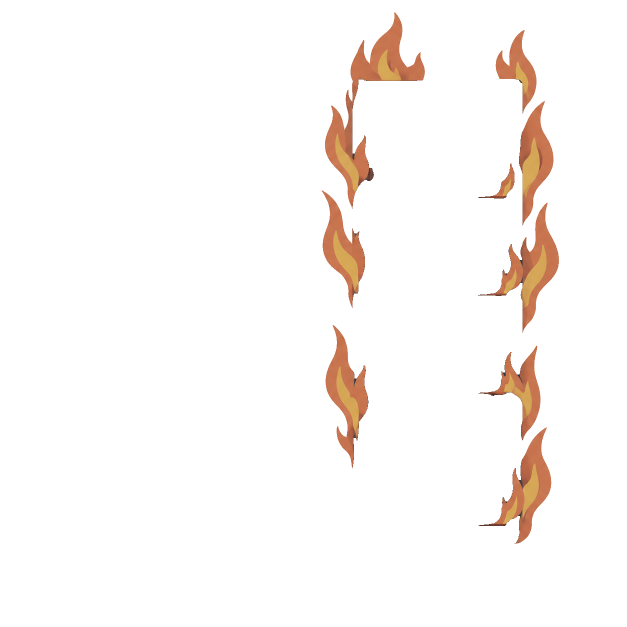
#> input picture briefs/strip-fire/approved/fire.png, 1254 x 1254 px (shown at 1/2 size)
$ python lift_fire.py ../briefs/strip-fire/approved/fire.png out.png
#> lines starting #> are read from the running program, lines starting #| are printed output that depends on the picture
#!/usr/bin/env python3
"""Lift the flames out of a burning scene, by colour.

The strip needs the fire as its own layer so it can flicker and then collapse
into the accent rule that carries into the project grid. Three finished panels
could only be cross-faded, and a cross-fade is not one thing becoming another.

Separating it is mechanical here, and that is not luck. Every colour in
docs/ILLUSTRATION_SPEC.md is cool and muted except the two warm ones used by
code on screens, and briefs/strip-scene/brief.md forbids a lit screen in this
scene for exactly this reason. So in this drawing, warm means fire. There is
nothing to judge and nothing to select by hand, which is the rule in CLAUDE.md
about never proposing manual work, arriving as a consequence rather than as
discipline.

What it does not do: invent. A flame the model drew as scattered specks stays
scattered, and the acceptance criteria in the brief exist to reject that drawing
rather than to repair it here.

    python3 scripts/lift_fire.py <burning.png> <fire.png>
"""

from __future__ import annotations

import argparse
import re
import sys
from pathlib import Path

import cv2
import numpy as np
from PIL import Image

ROOT = Path(__file__).resolve().parent.parent
SPEC = ROOT / "docs" / "ILLUSTRATION_SPEC.md"

# The two warm tokens. Named by what they are used for here rather than by their
# name in the spec, which calls them code colours.
WARM = ("CODE-B", "CODE-D")

# Upper hue bound for fire, in degrees. Yellow sits near 50; 70 keeps the pale
# centres and stops short of anything green.
WARM_HUE_MAX = 70


def spec_tokens() -> dict[str, tuple[int, int, int]]:
    """Every token in the spec, read at run time so the two cannot drift."""
    out: dict[str, tuple[int, int, int]] = {}
    for name, hexv in re.findall(r"\|\s*`([A-Z][A-Z0-9-]*)`\s*\|\s*`#([0-9A-Fa-f]{6})`",
                                 SPEC.read_text(encoding="utf-8")):
        out[name] = tuple(int(hexv[i:i + 2], 16) for i in (0, 2, 4))
    if not out:
        raise SystemExit(f"no colour tokens found in {SPEC}")
    return out


def lift(src: Path, min_area: int = 400) -> tuple[np.ndarray, dict]:
#> called with min_area = 400
    im = Image.open(src).convert("RGBA")
#> im is the input picture: PIL image 1254x1254 RGBA; mean R, G, B, A 203.2, 199.7, 194.7, 13.8
    a = np.array(im)
    rgb = a[..., :3].astype(int)
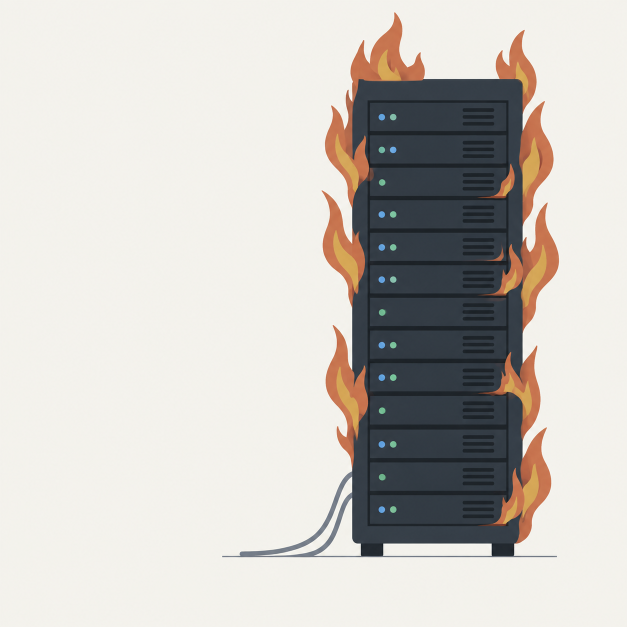
#> rgb: shape (1254, 1254, 3) int64 (shown at 1/2 size); mean R, G, B 203.2, 199.7, 194.7

    # Warm is measured as hue, not as the nearest token. The first version asked
    # which token each pixel was closest to and kept CODE-B and CODE-D. It missed
    # 17 percent of the fire, all of it where a flame crosses the dark rack: the
    # flame there is drawn darker, a burnt orange around #A2663F, and that sits
    # nearer WOOD, the desk brown, than either flame token. The rule the brief
    # states is "warm means fire", so the code now measures warmth directly.
    #
    # The two flame tokens still have to exist in the spec: they are what the
    # brief tells the model to draw with, and a spec that dropped them would be
    # drawing fire in colours it no longer defines.
    tokens = spec_tokens()
    missing = [n for n in WARM if n not in tokens]
    if missing:
        raise SystemExit(f"the spec no longer defines {missing}; fire has no colour")

    f = rgb / 255.0
    mx, mn = f.max(-1), f.min(-1)
    sat = np.where(mx > 0, (mx - mn) / np.maximum(mx, 1e-6), 0)
    r, g, b = f[..., 0], f[..., 1], f[..., 2]
    d = mx - mn + 1e-9
    hue = np.where(mx == r, ((g - b) / d) % 6,
                   np.where(mx == g, (b - r) / d + 2, (r - g) / d + 4)) * 60
    # Red through yellow, clearly saturated, not so dark it is really shadow.
    # The paper is below 0.05 saturation and the rack is a cool grey, so neither
    # comes close to these bounds.
    warm = ((hue < WARM_HUE_MAX) | (hue > 330)) & (sat > 0.25) & (mx > 0.25)

    # Anti-aliased edges between a flame and the paper land halfway and read as
    # neither. Closing pulls them in, so the lifted flame keeps its own outline
    # instead of a chewed one.
    m = cv2.morphologyEx(warm.astype(np.uint8), cv2.MORPH_CLOSE, np.ones((5, 5), np.uint8))

    # Specks are not fire. A drawing whose flames come apart into crumbs fails
    # its brief; dropping the crumbs here only stops them floating in the panel.
    n, comp, stats, _ = cv2.connectedComponentsWithStats(m, 8)
    keep = np.zeros_like(m, bool)
    dropped = 0
    for i in range(1, n):
        if stats[i, cv2.CC_STAT_AREA] >= min_area:
            keep |= comp == i
        else:
            dropped += int(stats[i, cv2.CC_STAT_AREA])

    out = a.copy()
    out[..., 3] = np.where(keep, 255, 0)
    ys = np.flatnonzero(keep.any(1))
    xs = np.flatnonzero(keep.any(0))
    report = {
        "flame_px": int(keep.sum()),
        "dropped_px": dropped,
        "pieces": int(sum(1 for i in range(1, n) if stats[i, cv2.CC_STAT_AREA] >= min_area)),
        "box": [int(xs[0]), int(ys[0]), int(xs[-1]), int(ys[-1])] if ys.size else None,
    }
    return out, report


def main() -> int:
    ap = argparse.ArgumentParser(description=__doc__)
    ap.add_argument("src", type=Path)
    ap.add_argument("out", type=Path)
    ap.add_argument("--min-area", type=int, default=400)
    args = ap.parse_args()

    out, report = lift(args.src.resolve(), args.min_area)
    if not report["flame_px"]:
        raise SystemExit(
            "no warm pixels found. Either the drawing has no fire in it, or the "
            "flames were drawn in a colour the spec does not define."
        )
    args.out.parent.mkdir(parents=True, exist_ok=True)
    Image.fromarray(out).save(args.out)
    print(f"fire: {report['flame_px']}px in {report['pieces']} piece(s), "
          f"{report['dropped_px']}px of specks dropped, box {report['box']}")
    print(f"wrote {args.out}")
    return 0


if __name__ == "__main__":
#> (the run stopped early here; a loop or call above may not have finished)
